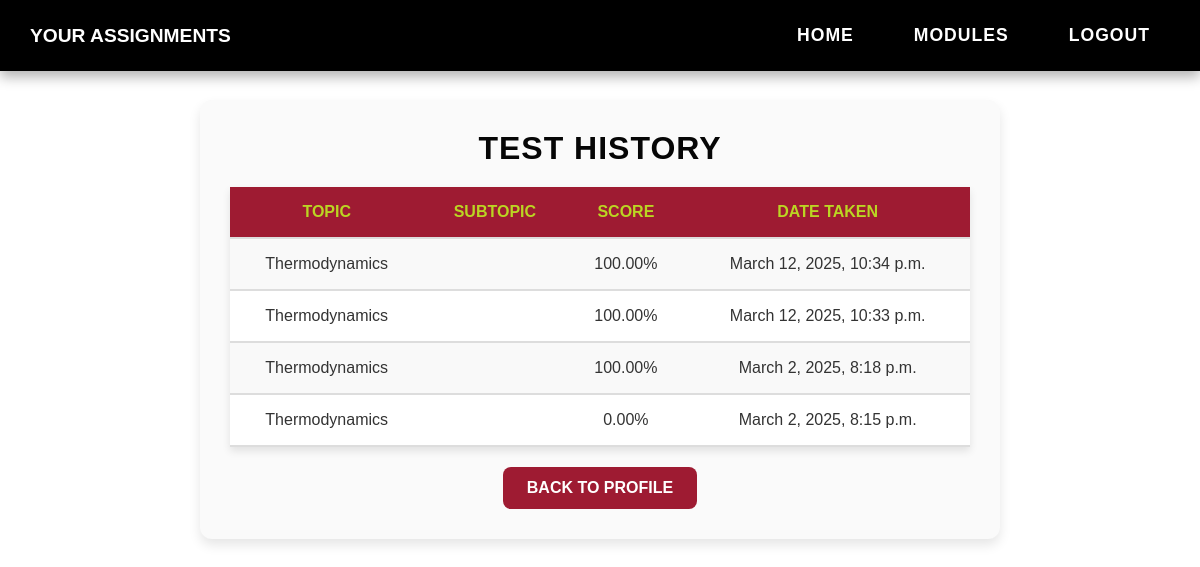
/profile/assignments/ (signed in), run on an earlier commit of the app's database.
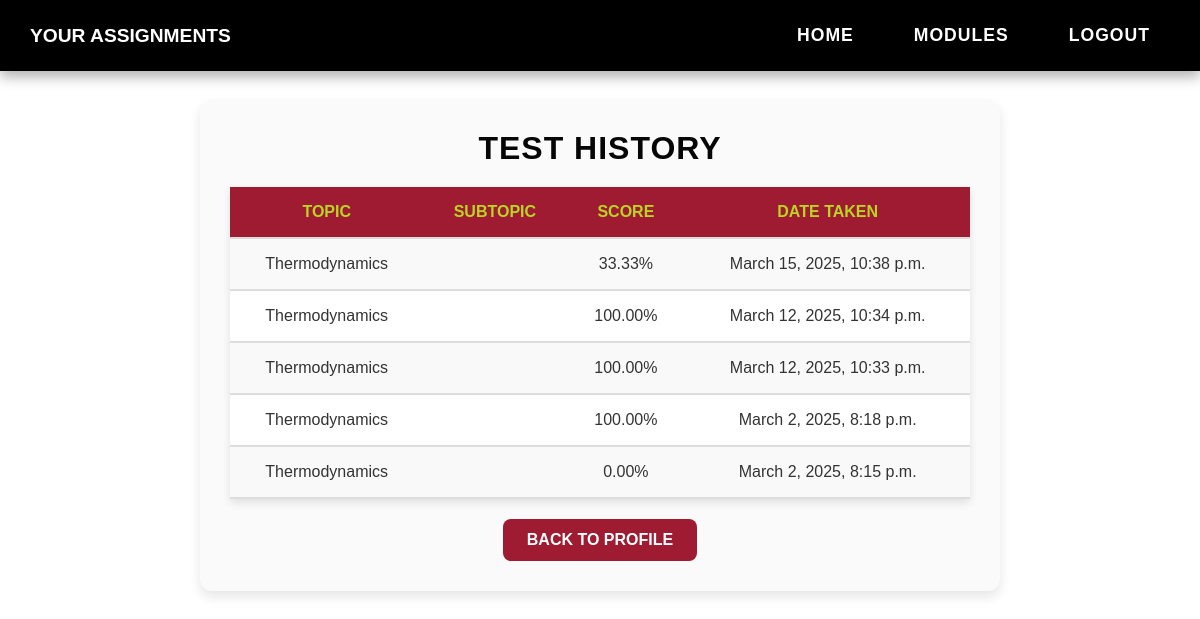
And on a later commit of the database.
### my_app/models.py (models this page shows, shortened)
class Assessment(models.Model):
    assessment_id = models.AutoField(primary_key=True)
    student = models.ForeignKey(Student, on_delete=models.CASCADE, to_field="student_id")
    date_taken = models.DateTimeField(auto_now_add=True)
    score = models.DecimalField(max_digits=5, decimal_places=2, default=0.00)
    topic = models.ForeignKey(Topic, related_name="assessments", on_delete=models.CASCADE)
    level = models.CharField(max_length=15)
    questions = models.ManyToManyField(Question)

class Topic(models.Model):
    topic_id = models.AutoField(primary_key=True)
    topic_name = models.CharField(max_length=30)
    topic_order = models.IntegerField()
    def __str__(self):
        return self.topic_name

### my_app/views.py (the view)
# urls.py: path('profile/assignments/', student_assignments_view, name='student_assignments'),
@login_required
def student_assignments_view(request):
    student = get_object_or_404(Student, user=request.user)
    assignments = Assessment.objects.filter(student=student).order_by('-date_taken')  # Fetch assignments
    context = {
        'assignments': assignments,
        'username': request.user.username
    }
    return render(request, 'my_app/student_assignments.html', context)

### my_app/Templates/my_app/student_assignments.html (shortened to what this page needs)
{% load static %}
<!DOCTYPE html>
<html lang="en">
<head>
    <link rel="stylesheet" href="{% static 'CSS/student_assignments.css' %}?v=3">
</head>
<body>
<nav class="navbar">
    <div class="left">
        <span class="welcome-text">Your Assignments</span>
    </div>
    <div class="right">
        <a href="{% url 'home' %}" class="nav-link">Home</a>
        <a href="{% url 'modules' %}" class="nav-link">Modules</a>
        <a href="{% url 'logout' %}" class="nav-link">Logout</a>
    </div>
</nav>
<div class="assignments-container">
    <h2>Test History</h2>
    <table>
        <tr>
            <th>Topic</th>
            <th>Subtopic</th>
            <th>Score</th>
            <th>Date Taken</th>
        </tr>
        {% for assignment in assignments %}
        <tr>
            <td>{{ assignment.topic }}</td>
            <td>{{ assignment.subtopic }}</td>
            <td>{{ assignment.score }}%</td>
            <td>{{ assignment.date_taken }}</td>
        </tr>
        {% empty %}
        <tr>
            <td colspan="4">No assignments taken yet.</td>
        </tr>
        {% endfor %}
    </table>
    <a href="{% url 'profile_update' %}" class="back-link">Back to Profile</a>
</div>
</body>
</html>

What changed in the data, as far as the page shows it:
added Assessment: topic "Thermodynamics", score "33.33", date_taken "March 15, 2025, 10:38 p.m."
